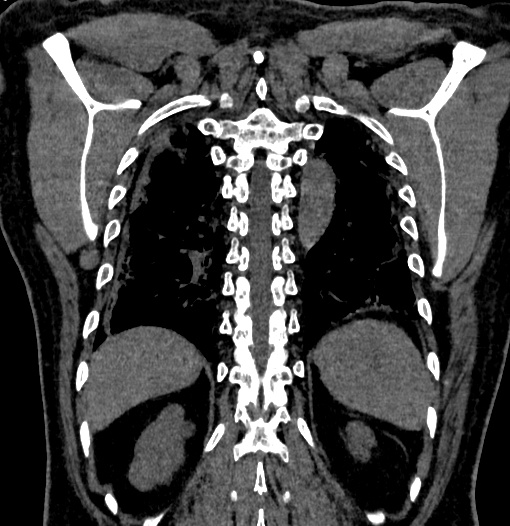
#> input picture px/processed_images/Cyst/Cyst- (1055).jpg, 510 x 526 px, found by its file name; its folder holds only this picture in this run
$ jupyter execute --allow-errors newmain.ipynb   (older library calls are emulated)
#> lines starting #> are read from the running program, lines starting #| are printed output that depends on the picture; after the words box and inside, x2 and y2 are one past the last pixel; in counts of white or black regions, pixels touching at a corner belong together
#> further down, img is the input picture: shape (526, 510, 3); min 0, max 255, mean 66.1
<h5>Libraries</h5>

[cell 1]
import os
import cv2
import numpy as np
from sklearn.preprocessing import MinMaxScaler
from sklearn.model_selection import train_test_split
from tensorflow.keras.utils import to_categorical
from tensorflow.keras.models import Sequential
from tensorflow.keras.layers import Input, LSTM, Dense, Dropout
from tensorflow.keras.callbacks import EarlyStopping
import matplotlib.pyplot as plt

<h5>Defining paths and labeling classes</h5>

[cell 2]
dataset_path = 'processed_images'

class_labels = {
    'Cyst': 0,
    'Normal': 1,
    'Stone': 2,
    'Tumor': 3
}

<h5>Preprocessing of CT images and removal of black regions</h5>

[cell 3]
def crop_black_borders(img):
    gray = cv2.cvtColor(img, cv2.COLOR_BGR2GRAY)
    _, thresh = cv2.threshold(gray, 5, 255, cv2.THRESH_BINARY)
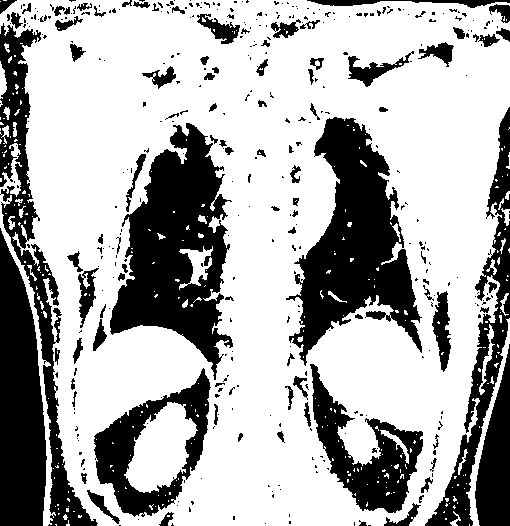
#> thresh: shape (526, 510); 67.9% white; 391 black regions (296 under 20 px), largest, box (x1, y1, x2, y2) and area: (110, 123, 233, 380) 16356, (286, 117, 422, 366) 15778, (0, 228, 47, 526) 10430
    coords = cv2.findNonZero(thresh)
#> coords = contour of 182131 points, box (x1, y1, x2, y2) (0, 0, 510, 526), area 9781
    x, y, w, h = cv2.boundingRect(coords)
#> x = 0; y = 0; w = 510; h = 526
    cropped = img[y:y+h, x:x+w]
    return cropped

<h5>Extracting features from images</h5>

[cell 4]
def extract_features(image, resize_dim=(200, 200), patch_size=10):
    cropped = crop_black_borders(image)
    resized = cv2.resize(cropped, resize_dim)
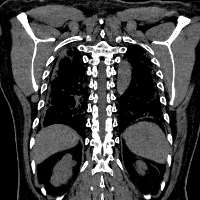
#> resized: shape (200, 200, 3); min 0, max 255, mean 66
    gray = cv2.cvtColor(resized, cv2.COLOR_BGR2GRAY)
#> gray: shape (200, 200)

    gx = cv2.Sobel(gray, cv2.CV_64F, 1, 0, ksize=3)
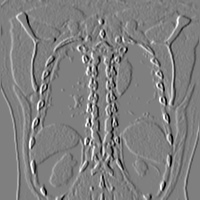
#> gx: shape (200, 200) float64; min -1020, max 1019, mean 0.3; drawn with min black and max white
    gy = cv2.Sobel(gray, cv2.CV_64F, 0, 1, ksize=3)
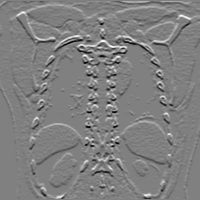
#> gy: shape (200, 200) float64; min -1009, max 1000, mean 0.9; drawn with min black and max white
    gradient = cv2.magnitude(gx, gy).astype(np.uint8)
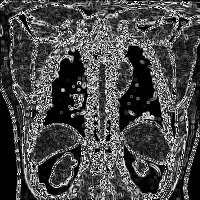
#> gradient: shape (200, 200); min 0, max 255, mean 72.7

    h, w = gray.shape
#> h = 200; w = 200
    ph, pw = h // patch_size, w // patch_size
#> ph = 20; pw = 20

    feature_vector = []

    for i in range(0, h, ph):
        for j in range(0, w, pw):
            patch_gray = gray[i:i+ph, j:j+pw]
            patch_grad = gradient[i:i+ph, j:j+pw]

            hist_gray = cv2.calcHist([patch_gray], [0], None, [8], [0, 256]).flatten()
            hist_grad = cv2.calcHist([patch_grad], [0], None, [8], [0, 256]).flatten()

            features = np.concatenate((hist_gray, hist_grad))
            feature_vector.extend(features)
#> after the loop, feature_vector = 1600 values, max 398 at index 528, min 0 at index 4, mean 50
#> `features = extract_features(img)`: features has the same summary as feature_vector in extract_features
#> pass 2 of the loop `for class_name, label in class_labels.items():`:
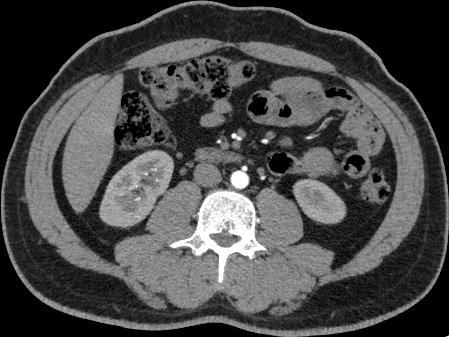
#> input picture px/processed_images/Normal/Normal- (100).jpg, 449 x 337 px, found by its file name
#> img is the input picture: shape (337, 449, 3); min 0, max 255, mean 71.2
#> in crop_black_borders (call 2), `_, thresh = cv2.threshold(gray, 5, 255, cv2.THRESH_BINARY)`:
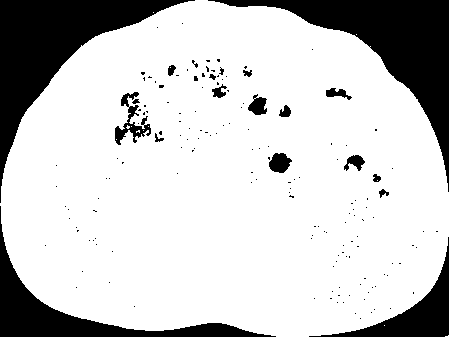
#> thresh: shape (337, 449); 79% white; 165 black regions (145 under 20 px), largest, box (x1, y1, x2, y2) and area: (208, 0, 449, 192) 10514, (0, 0, 195, 203) 10436, (0, 206, 276, 337) 5456
#> coords = contour of 119553 points, box (x1, y1, x2, y2) (0, 0, 449, 337), area 31698
#> in crop_black_borders (call 2), `x, y, w, h = cv2.boundingRect(coords)`: w = 449; h = 337
#> in extract_features (call 2), `gradient = cv2.magnitude(gx, gy).astype(np.uint8)`:
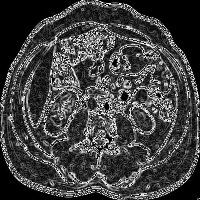
#> gradient: shape (200, 200); min 0, max 255, mean 65.1
#> after the loop in extract_features (call 2), `for i in range(0, h, ph):`: feature_vector = 1600 values, max 400 at index 0, min 0 at index 1, mean 50
#> features has the same summary as feature_vector in extract_features

    return np.array(feature_vector)

<h5>Data reading and feature set construction</h5>

[cell 5]
X = []
y = []

#> (the rest of this cell did not finish here and is left out)
